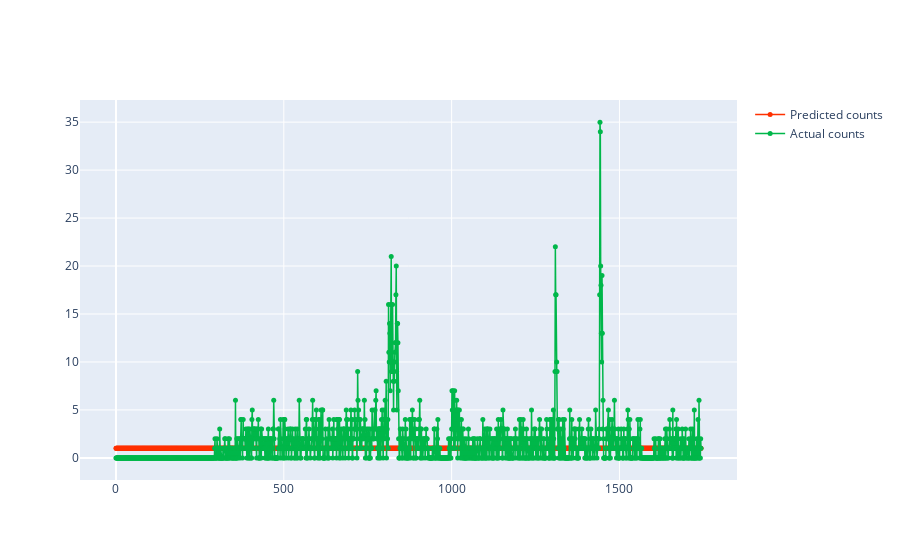

Write notebook code for a chart like this one.
### Code cell
import plotly.graph_objects as go

fig = go.Figure()
fig.add_trace(go.Scatter(x = X_test.index, y = [*map(round, GBDTmodel.predict(X_test))],
                    mode = 'lines+markers',
                    name = 'Predicted counts',
                         marker = dict(color = '#FF3100', size = 5),
                         line = dict(color = '#FF3100', width = 1.5)
                         ))
fig.add_trace(go.Scatter(x = X_test.index, y = y_test,
                    mode = 'lines+markers',
                    name = 'Actual counts',
                         marker = dict(color = '#00B74A', size = 5),
                         line = dict(color = '#00B74A', width = 1.5)))

fig.show()

### Figure 1 — Plotly figure (JSON) as saved in the notebook; plotly's stock layout.template omitted (floating-point values rounded to 4 significant figures; data arrays with more than 128 entries replaced by an {"elided": "..."} marker saying what was removed)
{"data": [{"line": {"color": "#FF3100", "width": 1.5}, "marker": {"color": "#FF3100", "size": 5}, "mode": "lines+markers", "name": "Predicted counts", "type": "scatter", "x": {"elided": "1744 int values"}, "y": {"elided": "1744 int values"}}, {"line": {"color": "#00B74A", "width": 1.5}, "marker": {"color": "#00B74A", "size": 5}, "mode": "lines+markers", "name": "Actual counts", "type": "scatter", "x": {"elided": "1744 int values"}, "y": {"elided": "1744 int values"}}], "layout": {}}
